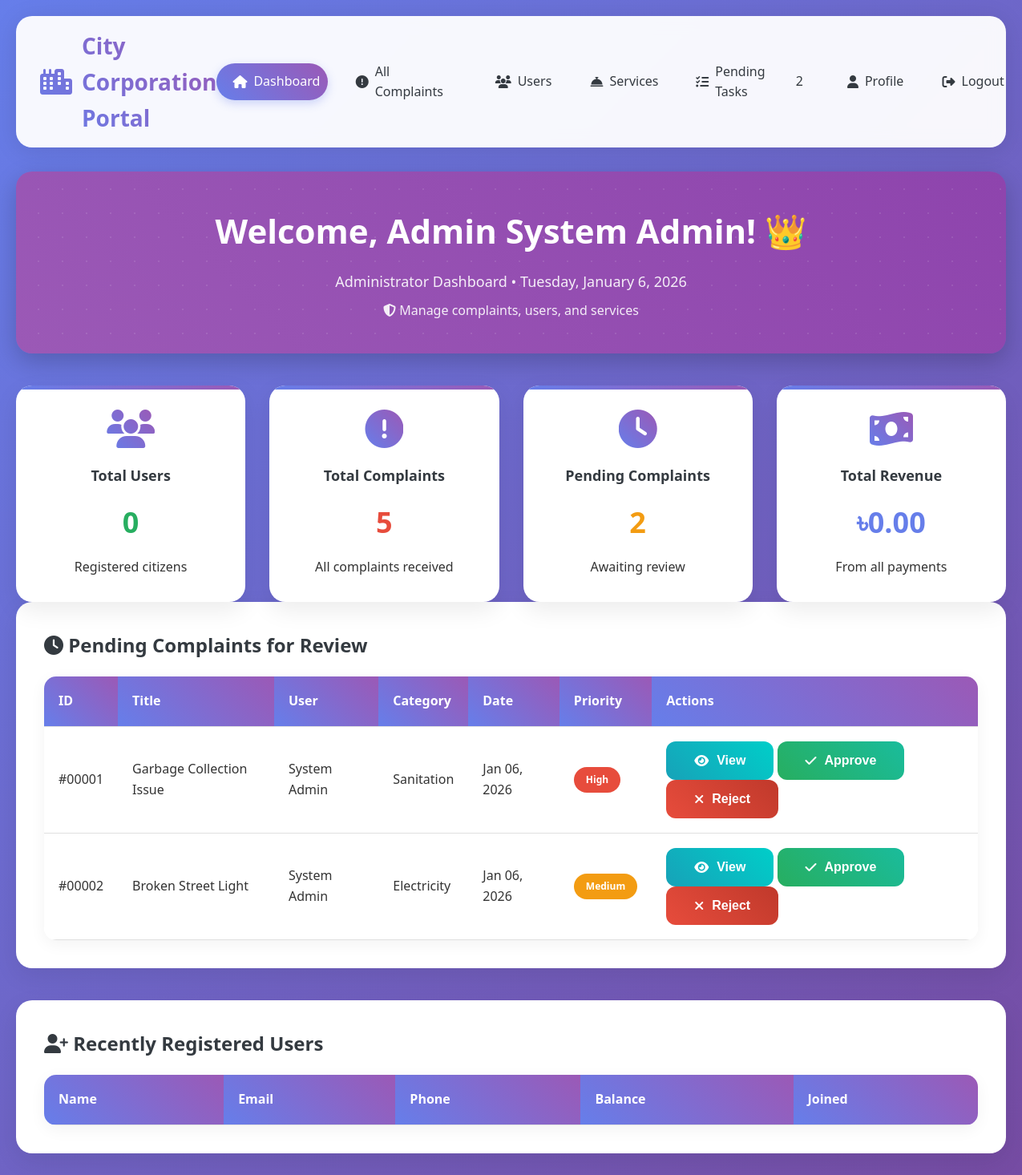
Page /admin_dashboard.php (signed in) on the committed database.
### tables this page shows
CREATE TABLE Users (
    User_ID INT PRIMARY KEY AUTO_INCREMENT,
    NID VARCHAR(20) UNIQUE NOT NULL,
    Name VARCHAR(100) NOT NULL,
    Email VARCHAR(100) UNIQUE NOT NULL,
    Phone VARCHAR(20),
    Password VARCHAR(255) NOT NULL,
    Address TEXT,
    User_Type ENUM('Citizen', 'Admin') DEFAULT 'Citizen',
    Balance DECIMAL(10,2) DEFAULT 100.00,
    Created_At TIMESTAMP DEFAULT CURRENT_TIMESTAMP,
    Updated_At TIMESTAMP DEFAULT CURRENT_TIMESTAMP ON UPDATE CURRENT_TIMESTAMP
);

CREATE TABLE Complaints (
    Complaint_ID INT PRIMARY KEY AUTO_INCREMENT,
    User_ID INT,
    Title VARCHAR(200),
    Description TEXT,
    Category VARCHAR(100),
    Location VARCHAR(255),
    Priority ENUM('Low', 'Medium', 'High') DEFAULT 'Medium',
    Status ENUM('Pending', 'Approved', 'In Progress', 'Resolved', 'Rejected') DEFAULT 'Pending',
    Admin_Comments TEXT,
    Created_At TIMESTAMP DEFAULT CURRENT_TIMESTAMP,
    Resolved_At DATETIME NULL,
    Updated_At TIMESTAMP DEFAULT CURRENT_TIMESTAMP ON UPDATE CURRENT_TIMESTAMP,
    FOREIGN KEY (User_ID) REFERENCES Users(User_ID)
);

### config.php (called while the page is built, shortened)
<?php
function getUserInfo($conn) {
    if(isset($_SESSION['user_id'])) {
        $user_id = $_SESSION['user_id'];
        $sql = "SELECT * FROM Users WHERE User_ID = ?";
        $stmt = $conn->prepare($sql);
        $stmt->bind_param("i", $user_id);
        $stmt->execute();
        $result = $stmt->get_result();
        return $result->fetch_assoc();
    }
    return null;
}
function getPendingComplaintsCount($conn) {
    $sql = "SELECT COUNT(*) as count FROM Complaints WHERE Status = 'Pending'";
    $result = $conn->query($sql);
    $row = $result->fetch_assoc();
    return $row['count'];
}
function getPendingComplaints($conn) {
    $sql = "SELECT c.*, u.Name as User_Name, u.Email
            FROM Complaints c
            JOIN Users u ON c.User_ID = u.User_ID
            WHERE c.Status = 'Pending'
            ORDER BY c.Created_At DESC";
    return $conn->query($sql);
}
?>

### admin_dashboard.php (the view, shortened to what this page needs)
<?php
require_once 'config.php';
$user = getUserInfo($conn);
$total_users = $conn->query("SELECT COUNT(*) as count FROM Users WHERE User_Type = 'Citizen'")->fetch_assoc()['count'];
$total_complaints = $conn->query("SELECT COUNT(*) as count FROM Complaints")->fetch_assoc()['count'];
$pending_complaints_count = getPendingComplaintsCount($conn);
$total_revenue = $conn->query("SELECT SUM(Amount) as total FROM Payments WHERE Status = 'Success'")->fetch_assoc()['total'] ?? 0;
$pending_complaints_list = getPendingComplaints($conn);
?>
<!DOCTYPE html>
<html lang="en">
<head>
    <link rel="stylesheet" href="style.css">
    <link rel="stylesheet" href="https://cdnjs.cloudflare.com/ajax/libs/font-awesome/6.4.0/css/all.min.css">
</head>
<body>
    <div class="container">
        <div class="header">
            <div class="logo">
                <i class="fas fa-city"></i>
                <span>City Corporation Portal</span>
            </div>
            <div class="nav-links">
                <a href="admin_dashboard.php" class="active"><i class="fas fa-home"></i> Dashboard</a>
                <a href="admin_complaints.php"><i class="fas fa-exclamation-circle"></i> All Complaints</a>
                <a href="admin_users.php"><i class="fas fa-users"></i> Users</a>
                <a href="admin_services.php"><i class="fas fa-concierge-bell"></i> Services</a>
<a href="admin_pending.php" style="position: relative;">
    <i class="fas fa-tasks"></i> Pending Tasks
    <?php if($pending_complaints_count > 0): ?>
        <span class="pending-count <?php echo $pending_complaints_count > 99 ? 'small' : ''; ?>">
            <?php echo $pending_complaints_count > 99 ? '99+' : $pending_complaints_count; ?>
        </span>
    <?php endif; ?>
</a>
                <a href="profile.php"><i class="fas fa-user"></i> Profile</a>
                <a href="logout.php"><i class="fas fa-sign-out-alt"></i> Logout</a>
            </div>
        </div>
        <div class="welcome-banner" style="background: linear-gradient(45deg, #9b59b6, #8e44ad);">
            <h1>Welcome, Admin <?php echo $user['Name']; ?>! 👑</h1>
            <p>Administrator Dashboard • <?php echo date('l, F j, Y'); ?></p>
            <p style="margin-top: 10px; font-size: 16px;">
                <i class="fas fa-shield-alt"></i> Manage complaints, users, and services
            </p>
        </div>
        <div class="dashboard-grid">
            <div class="dashboard-card">
                <i class="fas fa-users"></i>
                <h3>Total Users</h3>
                <div class="amount positive"><?php echo $total_users; ?></div>
                <p>Registered citizens</p>
            </div>
            <div class="dashboard-card">
                <i class="fas fa-exclamation-circle"></i>
                <h3>Total Complaints</h3>
                <div class="amount due"><?php echo $total_complaints; ?></div>
                <p>All complaints received</p>
            </div>
            <div class="dashboard-card">
                <i class="fas fa-clock"></i>
                <h3>Pending Complaints</h3>
                <div class="amount warning"><?php echo $pending_complaints_count; ?></div>
                <p>Awaiting review</p>
            </div>
            <div class="dashboard-card">
                <i class="fas fa-money-bill-wave"></i>
                <h3>Total Revenue</h3>
                <div class="amount balance">৳<?php echo number_format($total_revenue, 2); ?></div>
                <p>From all payments</p>
            </div>
        </div>
        <div class="payment-section">
            <h2 style="color: var(--dark); margin-bottom: 20px;">
                <i class="fas fa-clock"></i> Pending Complaints for Review
            </h2>
            <?php if($pending_complaints_list->num_rows > 0): ?>
            <div class="table-container">
                <table>
                    <thead>
                        <tr>
                            <th>ID</th>
                            <th>Title</th>
                            <th>User</th>
                            <th>Category</th>
                            <th>Date</th>
                            <th>Priority</th>
                            <th>Actions</th>
                        </tr>
                    </thead>
                    <tbody>
                        <?php while($complaint = $pending_complaints_list->fetch_assoc()): ?>
                        <tr>
                            <td>#<?php echo str_pad($complaint['Complaint_ID'], 5, '0', STR_PAD_LEFT); ?></td>
                            <td><?php echo htmlspecialchars($complaint['Title']); ?></td>
                            <td><?php echo htmlspecialchars($complaint['User_Name']); ?></td>
                            <td><?php echo $complaint['Category']; ?></td>
                            <td><?php echo date('M d, Y', strtotime($complaint['Created_At'])); ?></td>
                            <td>
                                <span class="priority-badge priority-<?php echo strtolower($complaint['Priority']); ?>">
                                    <?php echo $complaint['Priority']; ?>
                                </span>
                            </td>
                            <td>
                                <button class="btn btn-info btn-sm" onclick="viewComplaint(<?php echo $complaint['Complaint_ID']; ?>)">
                                    <i class="fas fa-eye"></i> View
                                </button>
                                <button class="btn btn-success btn-sm" onclick="approveComplaint(<?php echo $complaint['Complaint_ID']; ?>)">
                                    <i class="fas fa-check"></i> Approve
                                </button>
                                <button class="btn btn-danger btn-sm" onclick="rejectComplaint(<?php echo $complaint['Complaint_ID']; ?>)">
                                    <i class="fas fa-times"></i> Reject
                                </button>
                            </td>
                        </tr>
                        <?php endwhile; ?>
                    </tbody>
                </table>
            </div>
            <?php endif; ?>
        </div>
        <div class="payment-section">
            <h2 style="color: var(--dark); margin-bottom: 20px;">
                <i class="fas fa-user-plus"></i> Recently Registered Users
            </h2>
            <div class="table-container">
                <table>
                    <thead>
                        <tr>
                            <th>Name</th>
                            <th>Email</th>
                            <th>Phone</th>
                            <th>Balance</th>
                            <th>Joined</th>
                        </tr>
                    </thead>
                </table>
            </div>
        </div>
    </div>
</body>
</html>

### rows in the picture
users: Name "System Admin"
complaints: Complaint_ID "00001", Title "Garbage Collection Issue", User_ID.Name "System Admin", Category "Sanitation", Created_At "Jan 06, 2026", Priority "High"
complaints: Complaint_ID "00002", Title "Broken Street Light", User_ID.Name "System Admin", Category "Electricity", Created_At "Jan 06, 2026", Priority "Medium"

### other values in the picture
$pending_complaints_count "2"
$total_users "0"
$total_complaints "5"
$total_revenue "0.00"
